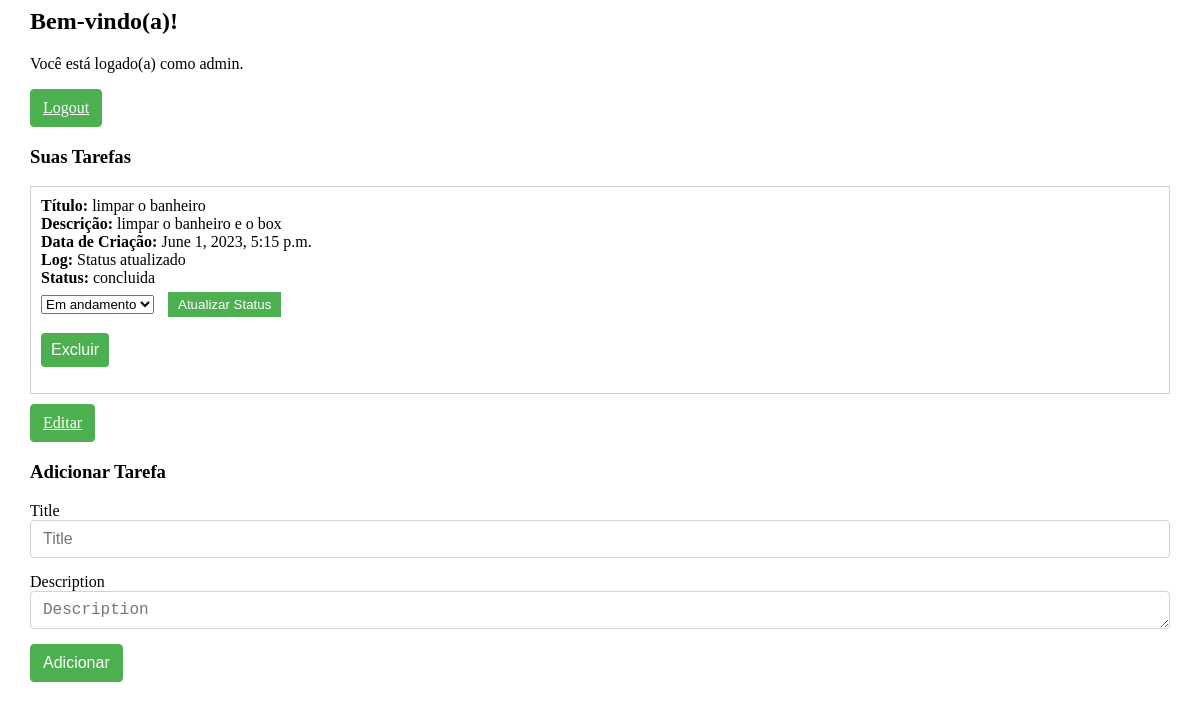
Screenshot of /list/ (signed in) with the database file from the repository.
### list/models.py (models this page shows, shortened)
class Task(models.Model):
    STATUS_CHOICES = (
        ('IN_PROGRESS', 'Em andamento'),
        ('COMPLETED', 'Concluída'),
    )
    title = models.CharField(max_length=100)
    description = models.TextField()
    status = models.CharField(max_length=20, choices=STATUS_CHOICES, default='IN_PROGRESS')
    user = models.ForeignKey(User, on_delete=models.CASCADE)

class TaskLog(models.Model):
    task = models.OneToOneField(Task, on_delete=models.CASCADE)
    created_at = models.DateTimeField(auto_now_add=True)
    message = models.CharField(max_length=100, default='message')

### list/views.py (the view, shortened to what this page needs)
# urls.py: path('', views.home_view, name='home'),
@login_required
def home_view(request):
    user = request.user
    tasks = Task.objects.filter(user=user).order_by('-tasklog__created_at')
    form = TaskForm()
    context = {
        'user': user,
        'tasks': tasks,
        'form': form
    }
    return render(request, 'home.html', context)

### list/forms.py
class TaskForm(forms.ModelForm):
    class Meta:
        model = Task
        fields = ['title', 'description']

### list/templates/home.html (shortened to what this page needs)
{% load static %}
{% load bootstrap4 %}
{% block content %}
<link rel="stylesheet" type="text/css" href="{% static 'style.css' %}">
<div class="container">
  <h2 class="welcome">Bem-vindo(a)!</h2>
  <p>Você está logado(a) como {{ user.username }}.</p>
  <a href="{% url 'account_logout' %}" class="btn btn-danger">Logout</a>
  <h3 class="task-heading">Suas Tarefas</h3>
  <ul class="task-list">
    {% for task in tasks %}
      <li>
        <strong>Título:</strong> {{ task.title }}<br>
        <strong>Descrição:</strong> {{ task.description }}<br>
        <strong>Data de Criação:</strong> {{ task.tasklog.created_at }}<br>
        <strong>Log:</strong> {{ task.tasklog.message }}<br>
        <strong>Status:</strong> {{ task.get_status_display }}<br>
        <form method="POST" action="{% url 'list:update_status' task.id %}">
          <select name="status" class="status-select">
            <option value="IN_PROGRESS" {% if task.status == 'IN_PROGRESS' %}selected{% endif %}>Em andamento</option>
          </select>
          <button type="submit" class="update-button">Atualizar Status</button>
        </form>
        <form method="POST" action="{% url 'list:delete_task' task.id %}">
          <button type="submit" class="delete-button btn btn-danger">Excluir</button>
        </form>
      </li>
      <a href="{% url 'list:edit_task' task.id %}" class="btn btn-primary">Editar</a>
    {% empty %}
      <li>Nenhuma tarefa encontrada.</li>
    {% endfor %}
  </ul>
  <h3 class="add-task-heading">Adicionar Tarefa</h3>
  <form method="POST" action="{% url 'list:home' %}" class="form-group">
    {% bootstrap_form form %}
    <button type="submit" class="btn btn-primary">Adicionar</button>
  </form>
</div>
{% endblock %}

### static/style.css (style rules this page uses)
.task-list { list-style-type: none; padding: 0; }
.task-list li { margin-bottom: 10px; border: 1px solid #ccc; padding: 10px; }
.task-list li strong { font-weight: bold; }
.container { max-width: 1140px; margin-left: auto; margin-right: auto; padding-left: 15px; padding-right: 15px; }
.task-list li form { margin-top: 5px; }
.task-list li form select { margin-right: 10px; }
.task-list li form button { background-color: #4CAF50; color: white; padding: 5px 10px; border: none; cursor: pointer; }
.form-group { margin-bottom: 15px; }
.form-control { display: block; width: 100%; height: calc(1.5em + 0.75rem + 2px); padding: 0.375rem 0.75rem; font-size: 1rem; font-weight: 400; line-height: 1.5; color: #495057; background-color: #fff; background-clip: padding-box; border: 1px solid #ced4da; border-radius: 0.25rem; transition: border-color 0.15s ease-in-out, box-shadow 0.15s ease-in-out; }
.btn { display: inline-block; font-weight: 400; color: #fff; text-align: center; vertical-align: middle; -webkit-user-select: none; -moz-user-select: none; -ms-user-select: none; user-select: none; background-color: #4CAF50; border: 1px solid #4CAF50; padding: 0.375rem 0.75rem; font-size: 1rem; line-height: 1.5; border-radius: 0.25rem; transition: color 0.15s ease-in-out, background-color 0.15s ease-in-out, border-color 0.15s ease-in-out, box-shadow 0.15s ease-in-out; }
.btn-primary { background-color: #4CAF50; border-color: #4CAF50; }

### rows the page displays
Task: title "limpar o banheiro", description "limpar o banheiro e o box", tasklog.created_at "June 1, 2023, 5:15 p.m.", tasklog.message "Status atualizado", status "concluida"

### other values shown
{{ user.username }} "admin"
